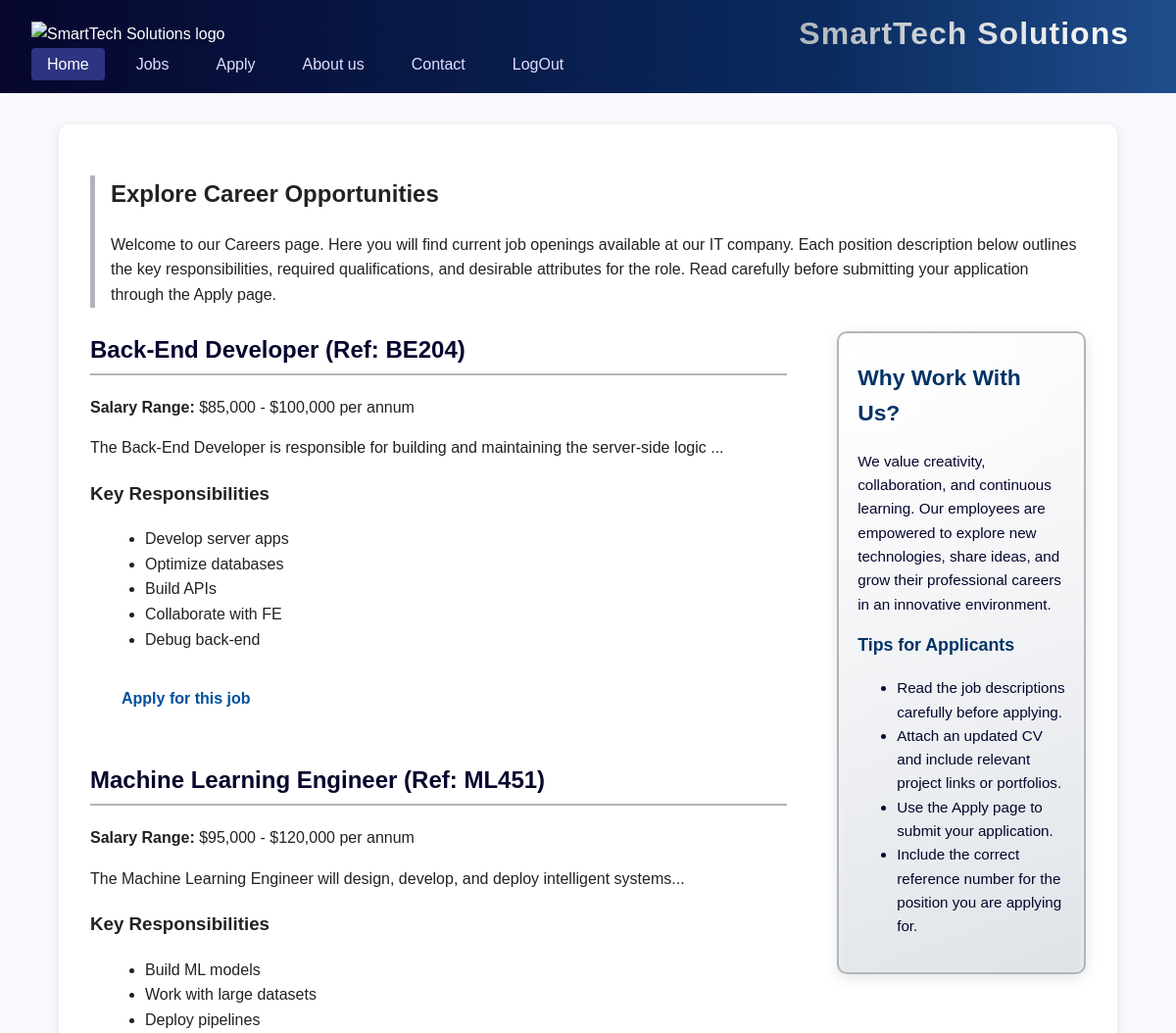
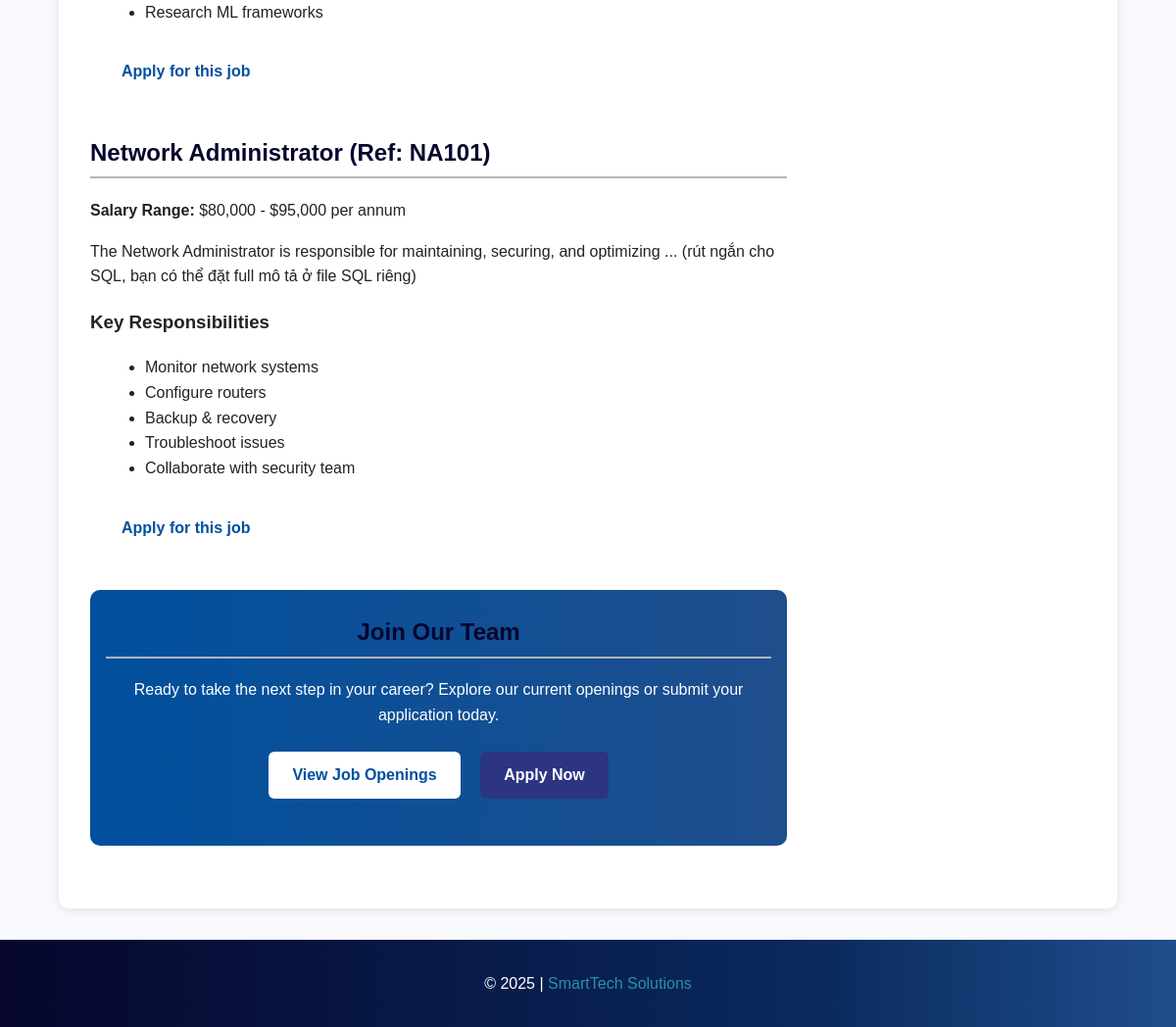
/jobs.php, run on the app's committed database (2 pictures, top to bottom).
### tables this page shows
CREATE TABLE `jobs` (
  `job_ref` varchar(5) NOT NULL,
  `title` varchar(100) NOT NULL,
  `salary` varchar(40) DEFAULT NULL,
  `description` text DEFAULT NULL,
  `requirements` text DEFAULT NULL,
  `category` varchar(50) DEFAULT NULL
);

### jobs.php (the view, shortened to what this page needs)
<!DOCTYPE html>
<html lang="en">
<head>
    <link rel="stylesheet" href="styles/styles.css">
</head>
<body class="jobs">
    <?php
    include 'header.inc';
    include 'settings.php';
    ?>
    <main>
        <article>
            <h2>Explore Career Opportunities</h2>
            <p>
                Welcome to our Careers page. Here you will find current job openings available at our IT company.
                Each position description below outlines the key responsibilities, required qualifications, and
                desirable
                attributes for the role. Read carefully before submitting your application through the Apply page.
            </p>
        </article>
        <aside id="jobs-aside" aria-labelledby="aside-title">
            <h2 id="aside-title">Why Work With Us?</h2>
            <p>
                We value creativity, collaboration, and continuous learning. Our employees are empowered to explore new
                technologies, share ideas, and grow their professional careers in an innovative environment.
            </p>
            <h3>Tips for Applicants</h3>
            <ul>
                <li>Read the job descriptions carefully before applying.</li>
                <li>Attach an updated CV and include relevant project links or portfolios.</li>
                <li>Use the Apply page to submit your application.</li>
                <li>Include the correct reference number for the position you are applying for.</li>
            </ul>
        </aside>
        <?php
        $query = "SELECT * FROM jobs ORDER BY job_ref";
        $result = mysqli_query($conn, $query);
        if (mysqli_num_rows($result) > 0) {
            while ($job = mysqli_fetch_assoc($result)) {
                echo "<section class='job-block' id='{$job['job_ref']}'>";
                echo "<h2>{$job['title']} (Ref: {$job['job_ref']})</h2>";
                echo "<p><strong>Salary Range:</strong> {$job['salary']}</p>";
                echo "<p>{$job['description']}</p>";
                echo "<h3>Key Responsibilities</h3>";
                echo "<ul>";
                $requirements = explode(";", $job['requirements']);
                foreach ($requirements as $req) {
                    echo "<li>" . trim($req) . "</li>";
                }
                echo "</ul>";
                echo "<p><a href='apply.php?job_ref={$job['job_ref']}' class='btn primary'>Apply for this job</a></p>";
                echo "</section>";
            }
        } else {
            echo "<p>No job postings found.</p>";
        }
        ?>
        <section class="cta" aria-labelledby="cta-title">
            <h2 id="cta-title">Join Our Team</h2>
            <p>
                Ready to take the next step in your career? Explore our current openings or submit your application
                today.
            </p>
            <p>
                <a href='jobs.php' class='btn primary'>View Job Openings</a>
                <a href='apply.php' class='btn secondary'>Apply Now</a>
            </p>
        </section>
    </main>
    <?php include 'footer.inc'; ?>
</body>
</html>

### header.inc
<header>
   <img src="images/Logo.png" alt="SmartTech Solutions logo" class="site-logo">
   <h1>SmartTech Solutions</h1>
   <?php include'nav.inc'; ?>
 </header>

### nav.inc
<nav>
     <ul>
       <li>
         <a href="index.php" aria-current="page">Home</a>
       </li>
       <li>
         <a href="jobs.php">Jobs</a>
       </li>
       <li>
         <a href="apply.php">Apply</a>
       </li>
       <li>
         <a href="about.php">About us</a>
       </li>
       <li>
         <a href="mailto:info@smarttech.com.au">Contact</a>
       </li>
       <li>
         <a href="user_logout.php">LogOut</a>
       </li>
     </ul>
   </nav>

### footer.inc
<footer>
       <p>© 2025 | <a href="mailto:info@smarttech.com.au">SmartTech Solutions</a> </p>
   </footer>

### styles/styles.css (style rules this page uses)
body { font-family: Arial, sans-serif; margin: 0; padding: 0; line-height: 1.6; background-color: #f7f9fc; color: #222; }
footer { text-align: center; padding: 1rem; background: linear-gradient(90deg, #06062d 0%, #0a2a5e 70%, #1f4e8c 100%); color: #fff; margin-top: 2rem; }
footer a { color: #2d8faa; text-decoration: none; }
header { display: flex; align-items: center; justify-content: space-between; flex-wrap: wrap; background: linear-gradient(90deg, #06062d 0%, #0a2a5e 70%, #1f4e8c 100%); color: #ffffff; padding: 1rem 2rem; }
header img.site-logo { width: 250px; height: auto; flex-shrink: 0; }
header h1 { margin: 0 1rem; font: bold 2rem "Arial", sans-serif; background: linear-gradient(to right, #b0b5bb, #ffffff); background-clip: text; color: transparent; letter-spacing: 1px; }
nav ul { display: flex; list-style: none; margin: 0; padding: 0; gap: 1rem; }
nav ul li a { color: #e0e0ff; text-decoration: none; padding: 0.5rem 1rem; border-radius: 4px; transition: all 0.3s ease; font-weight: 500; }
nav ul li a:hover, nav ul li a[aria-current="page"] { background-color: #2d3482; color: #ffffff; }
main { width: 90%; max-width: 1200px; margin: 2rem auto; background: #ffffff; padding: 2rem; border-radius: 10px; box-shadow: 0 2px 10px rgba(0, 0, 0, 0.1); }
.jobs main { width: 90%; max-width: 1200px; margin: 2rem auto; overflow: auto; background-color: #ffffff; border-radius: 10px; box-shadow: 0 2px 10px rgba(0, 0, 0, 0.1); padding: 2rem; box-sizing: border-box; }
.jobs article { margin-bottom: 1.5rem; border-left: 5px solid #b0b5bb; padding-left: 1rem; }
.jobs aside { float: right; width: 25%; background: radial-gradient(circle at 10% 5%, rgba(255, 255, 255, 0.55) 0%, rgba(255, 255, 255, 0) 35%), linear-gradient(160deg, #ffffff 0%, #f3f4f6 45%, #dfe3e8 100%); border: 2px solid #b0b5bb; border-radius: 10px; padding: 1.2rem; margin-left: 2rem; margin-bottom: 1rem; box-sizing: border-box; box-shadow: inset 0 2px 6px rgba(255, 255, 255, 0.5), 0 4px 14px rgba(0, 0, 0, 0.1); color: #06062d; font-size: 0.95rem; line-height: 1.6; }
.jobs aside h2, .jobs aside h3 { color: #003366; margin-top: 0.5rem; text-shadow: 0 1px 1px rgba(255, 255, 255, 0.9); }
.jobs section { width: 70%; margin-bottom: 2rem; box-sizing: border-box; }
.jobs section h2 { color: #06062d; border-bottom: 2px solid #b0b5bb; padding-bottom: 0.3rem; margin-top: 0; }
.jobs section ul, .jobs section ol { margin: 0.5rem 0 0.5rem 1rem; line-height: 1.6; }
.cta { text-align: center; background: linear-gradient(90deg, #00509e, #1f4e8c); color: #ffffff; border-radius: 10px; padding: 1.5rem 1rem; }
.cta h2 { font-size: 1.5rem; margin-top: 0; }
.cta p { font-size: 1rem; line-height: 1.6; }
.btn { display: inline-block; margin: 0.5rem; padding: 0.7rem 1.5rem; border-radius: 6px; text-decoration: none; font-weight: bold; transition: background 0.3s ease; }
.btn.primary { background-color: #ffffff; color: #00509e; }
.btn.secondary { background-color: #2d3482; color: #ffffff; }

### data on the page
jobs: title "Back-End Developer", job_ref "BE204", salary "$85,000 - $100,000 per annum", description "The Back-End Developer is responsible for building and maintaining the server-side logic ...", requirements "Develop server apps", requirements "Optimize databases", requirements "Build APIs", requirements "Collaborate with FE", requirements "Debug back-end"
jobs: title "Machine Learning Engineer", job_ref "ML451", salary "$95,000 - $120,000 per annum", description "The Machine Learning Engineer will design, develop, and deploy intelligent systems...", requirements "Build ML models", requirements "Work with large datasets", requirements "Deploy pipelines", requirements "Research ML frameworks"
jobs: title "Network Administrator", job_ref "NA101", salary "$80,000 - $95,000 per annum", description "The Network Administrator is responsible for maintaining, securing, and optimizing ... (rút ngắn cho SQL, bạn có thể đặt full mô tả ở file SQL riêng)", requirements "Monitor network systems", requirements "Configure routers", requirements "Backup & recovery", requirements "Troubleshoot issues", requirements "Collaborate with security team"
